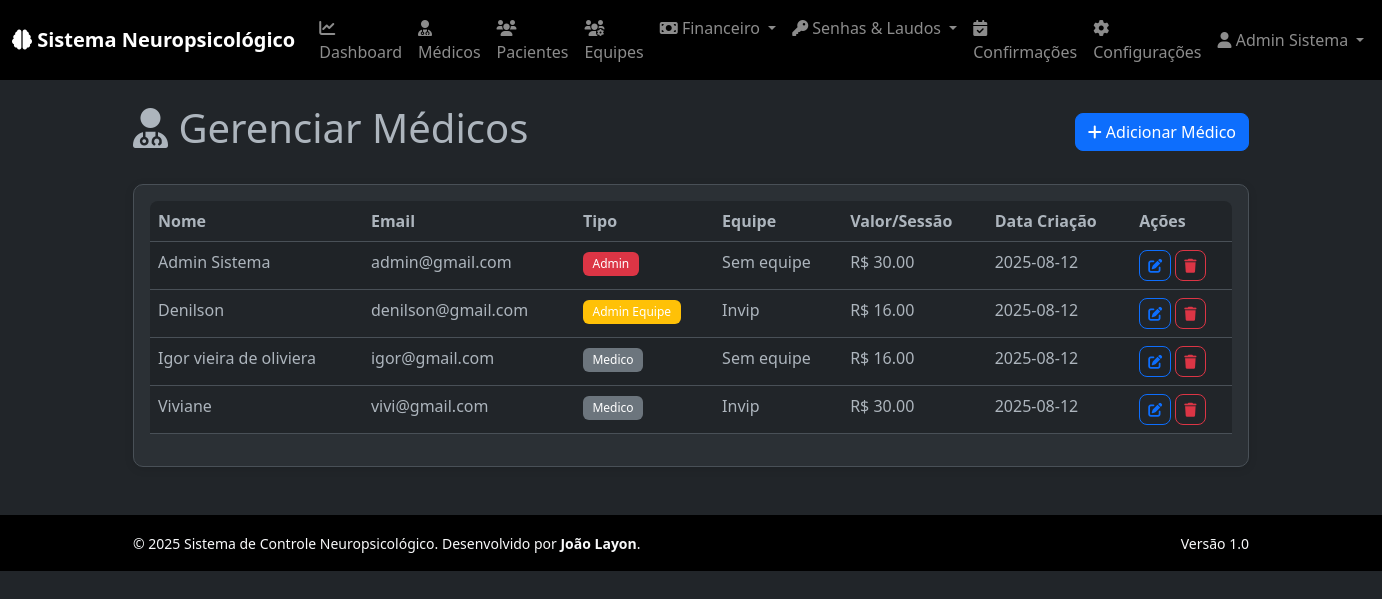
The page /admin/medicos (signed in) on the database its author committed.
### tables this page shows
CREATE TABLE medicos (
                id INTEGER PRIMARY KEY AUTOINCREMENT,
                nome TEXT NOT NULL,
                email TEXT UNIQUE NOT NULL,
                senha TEXT NOT NULL,
                tipo TEXT NOT NULL DEFAULT 'medico',
                equipe_id INTEGER,
                valor_sessao REAL DEFAULT 30.00,
                ativo INTEGER DEFAULT 1,
                data_criacao DATETIME DEFAULT CURRENT_TIMESTAMP,
                FOREIGN KEY (equipe_id) REFERENCES equipes (id)
            );

CREATE TABLE equipes (
                id INTEGER PRIMARY KEY AUTOINCREMENT,
                nome TEXT NOT NULL,
                admin_id INTEGER,
                porcentagem_participacao REAL DEFAULT 50.00,
                ativo INTEGER DEFAULT 1,
                data_criacao DATETIME DEFAULT CURRENT_TIMESTAMP
            );

### routes/admin.py (the view)
@admin_bp.route('/medicos')
@admin_required
def medicos():
    try:
        with get_db_connection() as conn:
            cursor = conn.cursor()
            cursor.execute('''
                SELECT m.*, e.nome as equipe_nome
                FROM medicos m
                LEFT JOIN equipes e ON m.equipe_id = e.id
                WHERE m.ativo = 1
                ORDER BY m.nome
            ''')
            from sql_utils import rows_to_dicts
            medicos_list = rows_to_dicts(cursor.fetchall())
            cursor.execute('SELECT * FROM equipes WHERE ativo = 1 ORDER BY nome')
            equipes = rows_to_dicts(cursor.fetchall())
            return render_template('admin/medicos.html', medicos=medicos_list, equipes=equipes)
    except Exception as e:
        logging.error(f"Admin medicos error: {e}")
        flash('Erro ao carregar médicos', 'error')
        return render_template('admin/medicos.html', medicos=[], equipes=[])

### app.py (called while the page is built)
@app.context_processor
def inject_user():
    user_theme = 'dark'  # default
    if 'user_id' in session:
        try:
            from database import get_db_connection
            with get_db_connection() as conn:
                cursor = conn.cursor()
                cursor.execute('SELECT tema FROM preferencias_usuario WHERE user_id = ?', (session['user_id'],))
                pref = cursor.fetchone()
                user_theme = pref['tema'] if pref else 'dark'
        except Exception as e:
            logging.warning(f"Could not load user theme preference: {e}")
            pass
    return {
        'user_id': session.get('user_id'),
        'user_type': session.get('user_type'),
        'user_name': session.get('user_name'),
        'equipe_id': session.get('equipe_id'),
        'user_theme': user_theme
    }

### auth.py (called while the page is built)
def admin_required(f):
    from functools import wraps
    @wraps(f)
    def decorated_function(*args, **kwargs):
        if 'user_id' not in session or session.get('user_type') != 'admin':
            flash('Acesso negado. Login como administrador necessário.', 'error')
            return redirect(url_for('auth.login'))
        return f(*args, **kwargs)
    return decorated_function

### database.py (called while the page is built)
@contextmanager
def get_db_connection():
    conn = None
    try:
        conn = sqlite3.connect(DATABASE_PATH)
        conn.row_factory = sqlite3.Row  # This allows dict-like access to rows
        yield conn
    except Exception as e:
        if conn:
            conn.rollback()
        logging.error(f"Database error: {e}")
        raise
    finally:
        if conn:
            conn.close()

### sql_utils.py (called while the page is built)
def row_to_dict(row):
    if row is None:
        return None
    result = {}
    for key in row.keys():
        value = row[key]
        if isinstance(value, (int, float, str, bool)) or value is None:
            result[key] = value
        else:
            result[key] = str(value)
    return result

def rows_to_dicts(rows):
    if rows is None:
        return []
    return [row_to_dict(row) for row in rows if row is not None]

### templates/admin/medicos.html (shortened to what this page needs)
{% extends "base.html" %}
{% block content %}
<div class="container">
    <div class="d-flex justify-content-between align-items-center mb-4">
        <h1><i class="fas fa-user-md"></i> Gerenciar Médicos</h1>
        <button class="btn btn-primary" data-bs-toggle="modal" data-bs-target="#addMedicoModal">
            <i class="fas fa-plus"></i> Adicionar Médico
        </button>
    </div>
    <div class="card">
        <div class="card-body">
            <div class="table-responsive">
                <table class="table table-striped">
                    <thead>
                        <tr>
                            <th>Nome</th>
                            <th>Email</th>
                            <th>Tipo</th>
                            <th>Equipe</th>
                            <th>Valor/Sessão</th>
                            <th>Data Criação</th>
                            <th>Ações</th>
                        </tr>
                    </thead>
                    <tbody>
                        {% for medico in medicos %}
                        <tr>
                            <td data-label="Nome">{{ medico.nome }}</td>
                            <td data-label="Email">{{ medico.email }}</td>
                            <td data-label="Tipo">
                                <span class="badge bg-{{ 'danger' if medico.tipo == 'admin' else 'warning' if medico.tipo == 'admin_equipe' else 'secondary' }}">
                                    {{ medico.tipo.replace('_', ' ').title() }}
                                </span>
                            </td>
                            <td data-label="Equipe">{{ medico.equipe_nome or 'Sem equipe' }}</td>
                            <td data-label="Valor/Sessão">R$ {{ "%.2f"|format(medico.valor_sessao) }}</td>
                            <td data-label="Data Criação">{{ medico.data_criacao[:10] if medico.data_criacao else '' }}</td>
                            <td>
                                <button class="btn btn-sm btn-outline-primary" onclick="editMedico({{ medico.id }}, '{{ medico.nome }}', '{{ medico.email }}', '{{ medico.tipo }}', {{ medico.equipe_id or 'null' }}, {{ medico.valor_sessao }})" data-bs-toggle="modal" data-bs-target="#editMedicoModal" title="Editar">
                                    <i class="fas fa-edit"></i>
                                </button>
                                <button class="btn btn-sm btn-outline-danger" onclick="confirmDeleteMedico({{ medico.id }}, '{{ medico.nome }}')" data-bs-toggle="modal" data-bs-target="#deleteMedicoModal" title="Excluir">
                                    <i class="fas fa-trash"></i>
                                </button>
                            </td>
                        </tr>
                        {% endfor %}
                    </tbody>
                </table>
            </div>
        </div>
    </div>
</div>
{% endblock %}

### templates/base.html (shortened to what this page needs)
<!DOCTYPE html>
<html lang="pt-BR" data-bs-theme="{{ user_theme or 'dark' }}">
<head>
    <link href="https://cdn.jsdelivr.net/npm/bootstrap@5.3.0/dist/css/bootstrap.min.css" rel="stylesheet">
    <link href="https://cdnjs.cloudflare.com/ajax/libs/font-awesome/6.0.0/css/all.min.css" rel="stylesheet">
    <link href="{{ url_for('static', filename='css/themes.css') }}" rel="stylesheet">
    <link href="{{ url_for('static', filename='css/styles.css') }}" rel="stylesheet">
</head>
<body>
    {% if user_id %}
    <nav class="navbar navbar-expand-lg navbar-dark bg-dark">
        <div class="container-fluid">
            <a class="navbar-brand" href="{{ url_for('index') }}">
                <i class="fas fa-brain"></i> Sistema Neuropsicológico
            </a>
            <div class="collapse navbar-collapse" id="navbarNav">
                <ul class="navbar-nav me-auto">
                    {% if user_type == 'admin' %}
                        <li class="nav-item">
                            <a class="nav-link" href="{{ url_for('admin.dashboard') }}">
                                <i class="fas fa-chart-line"></i> Dashboard
                            </a>
                        </li>
                        <li class="nav-item">
                            <a class="nav-link" href="{{ url_for('admin.medicos') }}">
                                <i class="fas fa-user-md"></i> Médicos
                            </a>
                        </li>
                        <li class="nav-item">
                            <a class="nav-link" href="{{ url_for('admin.pacientes') }}">
                                <i class="fas fa-users"></i> Pacientes
                            </a>
                        </li>
                        <li class="nav-item">
                            <a class="nav-link" href="{{ url_for('admin.equipes') }}">
                                <i class="fas fa-users-cog"></i> Equipes
                            </a>
                        </li>
                        <li class="nav-item dropdown">
                            <a class="nav-link dropdown-toggle" href="#" role="button" data-bs-toggle="dropdown">
                                <i class="fas fa-money-bill"></i> Financeiro
                            </a>
                        </li>
                        <li class="nav-item dropdown">
                            <a class="nav-link dropdown-toggle" href="#" role="button" data-bs-toggle="dropdown">
                                <i class="fas fa-key"></i> Senhas & Laudos
                            </a>
                        </li>
                        <li class="nav-item">
                            <a class="nav-link" href="{{ url_for('admin.confirmacoes_consulta') }}">
                                <i class="fas fa-calendar-check"></i> Confirmações
                            </a>
                        </li>
                        <li class="nav-item">
                            <a class="nav-link" href="{{ url_for('admin.configuracoes') }}">
                                <i class="fas fa-cog"></i> Configurações
                            </a>
                        </li>
                    {% elif user_type == 'paciente' %}
                        <li class="nav-item">
                            <a class="nav-link" href="{{ url_for('paciente.dashboard') }}">
                                <i class="fas fa-user"></i> Meu Perfil
                            </a>
                        </li>
                    {% endif %}
                </ul>
                <ul class="navbar-nav">
                    <li class="nav-item dropdown">
                        <a class="nav-link dropdown-toggle" href="#" role="button" data-bs-toggle="dropdown">
                            <i class="fas fa-user"></i> {{ user_name }}
                        </a>
                    </li>
                </ul>
            </div>
        </div>
    </nav>
    {% endif %}
    <main class="container-fluid mt-4">
        {% block content %}{% endblock %}
    </main>
    <footer class="bg-dark text-light py-3 mt-5">
        <div class="container">
            <div class="row">
                <div class="col-md-8">
                    <small>&copy; 2025 Sistema de Controle Neuropsicológico. Desenvolvido por <strong>João Layon</strong>.</small>
                </div>
                <div class="col-md-4 text-end">
                    <small>Versão 1.0</small>
                </div>
            </div>
        </div>
    </footer>
</body>
</html>

### static/css/themes.css (style rules this page uses)
[data-bs-theme="dark"] { --bs-bg-opacity: 1; color: #adb5bd; background-color: #212529; }
[data-bs-theme="dark"] .navbar-dark { background-color: #000; }
[data-bs-theme="dark"] .card { background-color: #2b3035; border-color: #495057; }
[data-bs-theme="dark"] .bg-dark { background-color: #000 !important; }
[data-bs-theme="dark"] .text-light { color: #f8f9fa !important; }
body, .card, .navbar, .table, .alert, .btn, .form-control, .form-select { transition: background-color 0.3s ease, color 0.3s ease, border-color 0.3s ease; }
.navbar-brand { font-weight: 600; }
.btn { border-radius: 0.375rem; }
.table th { font-weight: 600; }
.badge { font-weight: 500; }

### static/css/styles.css (style rules this page uses)
body { font-family: 'Segoe UI', Tahoma, Geneva, Verdana, sans-serif; }
.navbar-brand { font-weight: 600; }
.navbar-nav .nav-link { font-weight: 500; transition: color 0.3s ease; }
.card { border-radius: 10px; box-shadow: 0 2px 10px rgba(0, 0, 0, 0.1); transition: transform 0.2s ease, box-shadow 0.2s ease; }
.btn { border-radius: 8px; font-weight: 500; transition: all 0.3s ease; }
.table th { font-weight: 600; border-top: none; }
.table-responsive { border-radius: 8px; overflow: hidden; }
.badge { font-weight: 500; padding: 0.5em 0.8em; }

### rows shown on the page
medicos: nome "Admin Sistema", email "admin@gmail.com", tipo.replace "Admin", equipe_nome "Sem equipe", valor_sessao "30.00", data_criacao "2025-08-12"
medicos: nome "Denilson", email "denilson@gmail.com", tipo.replace "Admin Equipe", nome "Invip", valor_sessao "16.00", data_criacao "2025-08-12"
medicos: nome "Igor vieira de oliviera", email "igor@gmail.com", tipo.replace "Medico", equipe_nome "Sem equipe", valor_sessao "16.00", data_criacao "2025-08-12"
medicos: nome "Viviane", email "vivi@gmail.com", tipo.replace "Medico", nome "Invip", valor_sessao "30.00", data_criacao "2025-08-12"
